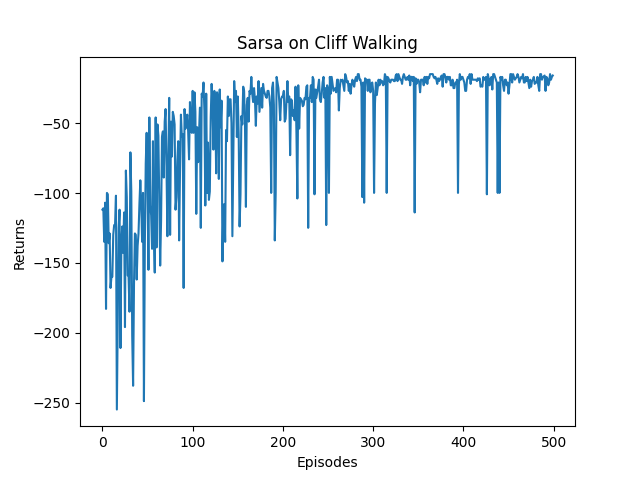

The script that drew this image:
import matplotlib.pyplot as plt
import numpy as np
from tqdm import tqdm

from cliffwalking import CliffWalkingEnv



#---------------------------------------------------------------------------------------
# Sarsa算法
# 核心理解: 在线与环境交互,在策略学习
#---------------------------------------------------------------------------------------
class Sarsa:
    def __init__(self, ncol, nrow, epsilon, alpha, gamma, n_action=4):
        self.Q_table = np.zeros([nrow * ncol, n_action])        # 初始化Q(s,a)表格
        self.epsilon = epsilon                                  # epsilon-贪婪策略中的参数
        self.alpha = alpha                                      # 学习率
        self.gamma = gamma                                      # 折扣因子
        self.n_action = n_action                                # 动作个数

    # epsilon-贪婪算法
    def take_action(self, state):                               # 选取下一步的操作,具体实现为epsilon-贪婪
        if np.random.random() < self.epsilon:                   # 小于epsilon值
            action = np.random.randint(self.n_action)           # 随机采样1个动作
        else:                                                   # 否则
            action = np.argmax(self.Q_table[state])             # 使用动作价值最大的那个动作
        return action                                           # 返回动作

    # 选择最佳动作
    def best_action(self, state):                               # 打印策略
        Q_max = np.max(self.Q_table[state])
        a = [0 for _ in range(self.n_action)]
        for i in range(self.n_action):                          # 若两个动作的价值一样,都会记录下来
            if self.Q_table[state, i] == Q_max:
                a[i] = 1
        return a

    # 计算状态价值函数
    def update(self, s0, a0, r, s1, a1):
        # 计算时序差分误差
        td_error = r + self.gamma * self.Q_table[s1, a1] - self.Q_table[s0, a0]
        self.Q_table[s0, a0] += self.alpha * td_error           # 更新动作价值值



#---------------------------------------------------------------------------------------
# 在策略训练智能体
#---------------------------------------------------------------------------------------
def train_on_policy_agent(env, agent, num_episodes):
    return_list = []                                            # 记录每1条序列的回报
    for i in range(10):                                         # 显示10个进度条
        with tqdm(total=int(num_episodes / 10), desc='Iteration %d' % i) as pbar:         # tqdm的进度条功能
            for i_episode in range(int(num_episodes / 10)):     # 每个进度条的序列数
                episode_return = 0                              # 单条轨迹的回报值
                state = env.reset()                             # 重置环境
                action = agent.take_action(state)               # 根据当前状态选择动作
                done = False
                while not done:                                 # 本次轨迹未结束
                    next_state, reward, done = env.step(action) # 执行动作后返回环境状态等信息
                    next_action = agent.take_action(next_state) # 根据下一状态获取下一动作
                    agent.update(state, action, reward, next_state, next_action)    # 计算本状态的价值
                    episode_return += reward                    # 累加本动作奖励至本轨迹回报
                    state = next_state
                    action = next_action
                return_list.append(episode_return)              # 插入本轨迹的回报值
                if (i_episode + 1) % 10 == 0:                   # 每10条序列打印一下这10条序列的平均回报
                    pbar.set_postfix({'episode':'%d' % (int(num_episodes / 10) * i + i_episode + 1), 
                        'return':'%.3f' % np.mean(return_list[-10:])})
                pbar.update(1)
    return return_list                                          # 返回: 每条序列的回报



#---------------------------------------------------------------------------------------
# 打印agent决策过程/可视化策略地图
# agent: 智能体;        env: 环境;      action_meaning: 动作编号到箭头的映射
# disaster: 悬崖状态                    end: 终点状态
#---------------------------------------------------------------------------------------
def print_agent(agent, env, action_meaning, disaster=[], end=[]):
    for i in range(env.nrow):
        for j in range(env.ncol):
            if (i * env.ncol + j) in disaster:                  # 悬崖就打印****
                print('****', end=' ')
            elif (i * env.ncol + j) in end:                     # 终点就打印EEEE
                print('EEEE', end=' ')
            else:
                a = agent.best_action(i * env.ncol + j)
                pi_str = ''
                for k in range(len(action_meaning)):
                    pi_str += action_meaning[k] if a[k] > 0 else 'o'
                print(pi_str, end=' ')
        print()



#---------------------------------------------------------------------------------------
# 主函数
#---------------------------------------------------------------------------------------
def main():
    env = CliffWalkingEnv(12, 4)
    np.random.seed(0)

    epsilon = 0.1                                               # epsilon-贪婪策略中的参数
    alpha = 0.1                                                 # 学习率
    gamma = 0.9                                                 # 折扣因子
    agent = Sarsa(12, 4, epsilon, alpha, gamma)

    num_episodes = 500                                          # 智能体在环境中运行的序列数
    return_list = train_on_policy_agent(env, agent, num_episodes)

    episodes_list = list(range(len(return_list)))
    plt.plot(episodes_list, return_list)
    plt.xlabel('Episodes')
    plt.ylabel('Returns')
    plt.title('Sarsa on {}'.format('Cliff Walking'))
    plt.show()

    action_meaning = ['^', 'v', '<', '>']
    print('Sarsa算法最终收敛得到的策略为:')
    print_agent(agent, env, action_meaning, list(range(37, 47)), [47])



if __name__ == "__main__":
    main()
